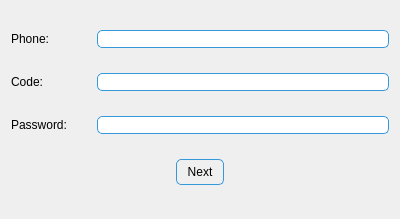
<?xml version="1.0" encoding="UTF-8"?>
<ui version="4.0">
 <class>Form</class>
 <widget class="QWidget" name="Form">
  <property name="geometry">
   <rect>
    <x>0</x>
    <y>0</y>
    <width>400</width>
    <height>219</height>
   </rect>
  </property>
  <property name="windowTitle">
   <string>Form</string>
  </property>
  <property name="styleSheet">
   <string notr="true">QLineEdit{
    background-color: white;
    border: 1px solid #3498db;
    border-radius: 5px;
}

QPushButton{
    border: 1px solid #3498db;
    border-radius: 5px;
	padding-top: 5px;
	padding-bottom: 5px; 
    padding-left: 10px; 
	padding-right: 10px; 
}

QPushButton::hover{
	background-color:rgb(153, 193, 241)
}</string>
  </property>
  <layout class="QVBoxLayout" name="verticalLayout">
   <item>
    <layout class="QHBoxLayout" name="phoneLayout">
     <item>
      <widget class="QLabel" name="label">
       <property name="sizePolicy">
        <sizepolicy hsizetype="Fixed" vsizetype="Preferred">
         <horstretch>0</horstretch>
         <verstretch>0</verstretch>
        </sizepolicy>
       </property>
       <property name="minimumSize">
        <size>
         <width>80</width>
         <height>0</height>
        </size>
       </property>
       <property name="text">
        <string>Phone:</string>
       </property>
      </widget>
     </item>
     <item>
      <widget class="QLineEdit" name="phoneInput"/>
     </item>
    </layout>
   </item>
   <item>
    <layout class="QHBoxLayout" name="codeLayout">
     <item>
      <widget class="QLabel" name="label_2">
       <property name="sizePolicy">
        <sizepolicy hsizetype="Fixed" vsizetype="Preferred">
         <horstretch>0</horstretch>
         <verstretch>0</verstretch>
        </sizepolicy>
       </property>
       <property name="minimumSize">
        <size>
         <width>80</width>
         <height>0</height>
        </size>
       </property>
       <property name="text">
        <string>Code:</string>
       </property>
      </widget>
     </item>
     <item>
      <widget class="QLineEdit" name="codeInput"/>
     </item>
    </layout>
   </item>
   <item>
    <layout class="QHBoxLayout" name="pwdLayout">
     <item>
      <widget class="QLabel" name="label_3">
       <property name="sizePolicy">
        <sizepolicy hsizetype="Fixed" vsizetype="Preferred">
         <horstretch>0</horstretch>
         <verstretch>0</verstretch>
        </sizepolicy>
       </property>
       <property name="minimumSize">
        <size>
         <width>80</width>
         <height>0</height>
        </size>
       </property>
       <property name="text">
        <string>Password:</string>
       </property>
      </widget>
     </item>
     <item>
      <widget class="QLineEdit" name="pwdInput">
       <property name="echoMode">
        <enum>QLineEdit::EchoMode::Password</enum>
       </property>
      </widget>
     </item>
    </layout>
   </item>
   <item>
    <layout class="QHBoxLayout" name="horizontalLayout_4">
     <item>
      <spacer name="horizontalSpacer">
       <property name="orientation">
        <enum>Qt::Orientation::Horizontal</enum>
       </property>
       <property name="sizeHint" stdset="0">
        <size>
         <width>40</width>
         <height>20</height>
        </size>
       </property>
      </spacer>
     </item>
     <item>
      <widget class="QPushButton" name="signInBtn">
       <property name="text">
        <string>Next</string>
       </property>
      </widget>
     </item>
     <item>
      <spacer name="horizontalSpacer_2">
       <property name="orientation">
        <enum>Qt::Orientation::Horizontal</enum>
       </property>
       <property name="sizeHint" stdset="0">
        <size>
         <width>40</width>
         <height>20</height>
        </size>
       </property>
      </spacer>
     </item>
    </layout>
   </item>
  </layout>
 </widget>
 <resources/>
 <connections/>
</ui>
